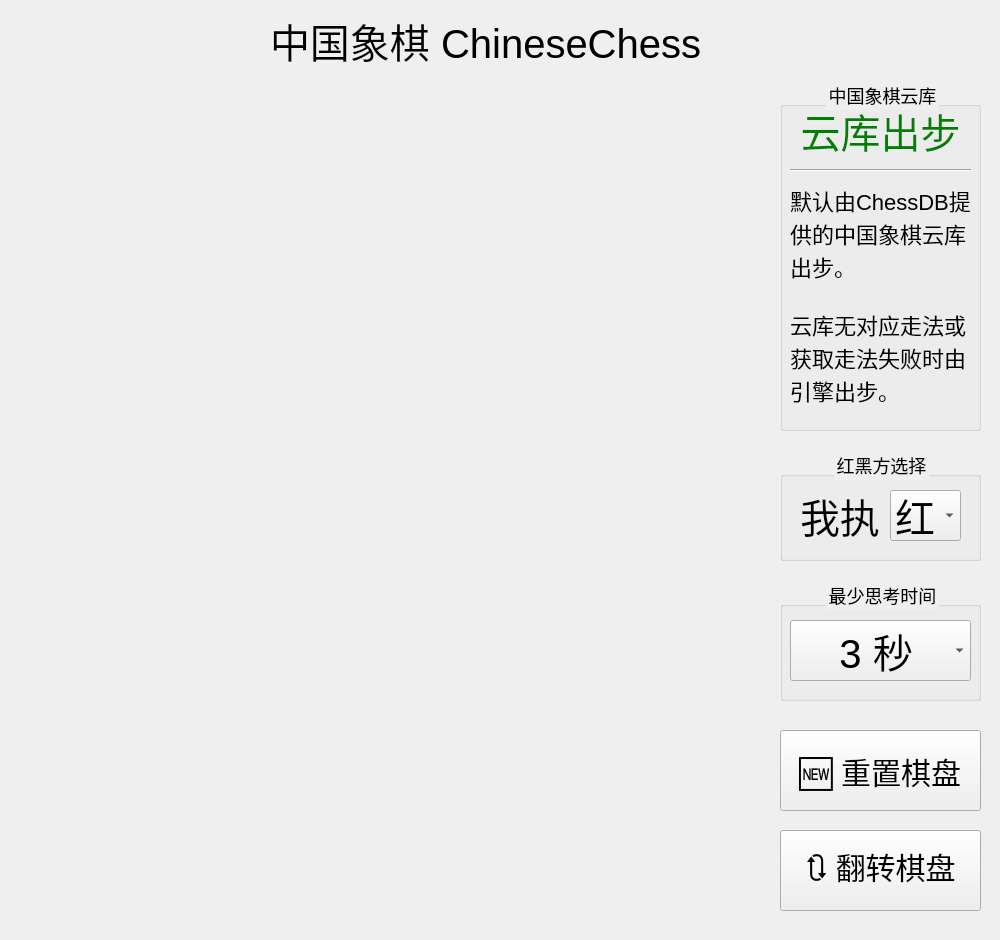
<?xml version="1.0" encoding="UTF-8"?>
<ui version="4.0">
 <class>Dialog</class>
 <widget class="QDialog" name="Dialog">
  <property name="enabled">
   <bool>true</bool>
  </property>
  <property name="geometry">
   <rect>
    <x>0</x>
    <y>0</y>
    <width>1000</width>
    <height>940</height>
   </rect>
  </property>
  <property name="font">
   <font>
    <family>Microsoft YaHei Light</family>
    <pointsize>-1</pointsize>
   </font>
  </property>
  <property name="windowTitle">
   <string>中国象棋</string>
  </property>
  <property name="styleSheet">
   <string notr="true">*{
   font-family:&quot;Microsoft YaHei Light&quot;;
   font-size:18px;
}</string>
  </property>
  <widget class="QFrame" name="frame">
   <property name="geometry">
    <rect>
     <x>10</x>
     <y>10</y>
     <width>980</width>
     <height>920</height>
    </rect>
   </property>
   <property name="font">
    <font>
     <family>Microsoft YaHei Light</family>
     <pointsize>-1</pointsize>
    </font>
   </property>
   <property name="focusPolicy">
    <enum>Qt::ClickFocus</enum>
   </property>
   <property name="styleSheet">
    <string notr="true">#frame{
    background-color: transparent;
    border-image: url(:/Images/bg.jpg);
    border-radius:6px;
    opacity:0.5;
}</string>
   </property>
   <property name="frameShape">
    <enum>QFrame::StyledPanel</enum>
   </property>
   <property name="frameShadow">
    <enum>QFrame::Raised</enum>
   </property>
   <widget class="QLabel" name="Icon">
    <property name="geometry">
     <rect>
      <x>0</x>
      <y>0</y>
      <width>70</width>
      <height>70</height>
     </rect>
    </property>
    <property name="styleSheet">
     <string notr="true">border-image: url(:ChessImage/ChessIcon.ico);</string>
    </property>
    <property name="text">
     <string/>
    </property>
   </widget>
   <widget class="QLabel" name="Title">
    <property name="geometry">
     <rect>
      <x>260</x>
      <y>0</y>
      <width>431</width>
      <height>61</height>
     </rect>
    </property>
    <property name="styleSheet">
     <string notr="true">font-size:40px</string>
    </property>
    <property name="text">
     <string>中国象棋 ChineseChess</string>
    </property>
   </widget>
   <widget class="QPushButton" name="MinButton">
    <property name="geometry">
     <rect>
      <x>887</x>
      <y>0</y>
      <width>48</width>
      <height>48</height>
     </rect>
    </property>
    <property name="sizePolicy">
     <sizepolicy hsizetype="Preferred" vsizetype="Preferred">
      <horstretch>0</horstretch>
      <verstretch>0</verstretch>
     </sizepolicy>
    </property>
    <property name="styleSheet">
     <string notr="true">#MinButton{
   border-image:url(:/Images/min.ico);
   border-radius:5px;
}
#MinButton:pressed{
   border-image:url(:/Images/min_press.bmp);
}</string>
    </property>
    <property name="text">
     <string/>
    </property>
   </widget>
   <widget class="QPushButton" name="CloseButton">
    <property name="geometry">
     <rect>
      <x>932</x>
      <y>0</y>
      <width>48</width>
      <height>48</height>
     </rect>
    </property>
    <property name="sizePolicy">
     <sizepolicy hsizetype="Preferred" vsizetype="Preferred">
      <horstretch>0</horstretch>
      <verstretch>0</verstretch>
     </sizepolicy>
    </property>
    <property name="baseSize">
     <size>
      <width>0</width>
      <height>0</height>
     </size>
    </property>
    <property name="styleSheet">
     <string notr="true">#CloseButton{
   border-image:url(:/Images/close.ico);
   border-radius:5px;
}

#CloseButton:pressed{
   border-image:url(:/Images/close_press.ico);
}</string>
    </property>
    <property name="text">
     <string/>
    </property>
    <property name="flat">
     <bool>false</bool>
    </property>
   </widget>
   <widget class="QLabel" name="ChessBoard">
    <property name="geometry">
     <rect>
      <x>20</x>
      <y>80</y>
      <width>741</width>
      <height>821</height>
     </rect>
    </property>
    <property name="styleSheet">
     <string notr="true">border-image: url(:/ChessImage/BOARD.BMP);</string>
    </property>
    <property name="text">
     <string/>
    </property>
   </widget>
   <widget class="QLabel" name="BlackChe1">
    <property name="geometry">
     <rect>
      <x>30</x>
      <y>90</y>
      <width>80</width>
      <height>80</height>
     </rect>
    </property>
    <property name="styleSheet">
     <string notr="true">border-image: url(:/ChessImage/br.ico);
color:transparent;</string>
    </property>
    <property name="text">
     <string>b</string>
    </property>
    <property name="textFormat">
     <enum>Qt::AutoText</enum>
    </property>
    <property name="scaledContents">
     <bool>false</bool>
    </property>
   </widget>
   <widget class="QLabel" name="BlackMa1">
    <property name="geometry">
     <rect>
      <x>110</x>
      <y>90</y>
      <width>80</width>
      <height>80</height>
     </rect>
    </property>
    <property name="styleSheet">
     <string notr="true">border-image: url(:/ChessImage/bn.ico);
color:transparent;</string>
    </property>
    <property name="text">
     <string>b</string>
    </property>
    <property name="textFormat">
     <enum>Qt::AutoText</enum>
    </property>
   </widget>
   <widget class="QLabel" name="BlackXiang1">
    <property name="geometry">
     <rect>
      <x>190</x>
      <y>90</y>
      <width>80</width>
      <height>80</height>
     </rect>
    </property>
    <property name="styleSheet">
     <string notr="true">border-image: url(:/ChessImage/bb.ico);
color:transparent;</string>
    </property>
    <property name="text">
     <string>b</string>
    </property>
    <property name="textFormat">
     <enum>Qt::AutoText</enum>
    </property>
   </widget>
   <widget class="QLabel" name="BlackShi1">
    <property name="geometry">
     <rect>
      <x>270</x>
      <y>90</y>
      <width>80</width>
      <height>80</height>
     </rect>
    </property>
    <property name="styleSheet">
     <string notr="true">border-image: url(:/ChessImage/ba.ico);
color:transparent;</string>
    </property>
    <property name="text">
     <string>b</string>
    </property>
    <property name="textFormat">
     <enum>Qt::AutoText</enum>
    </property>
   </widget>
   <widget class="QLabel" name="BlackJiang">
    <property name="geometry">
     <rect>
      <x>350</x>
      <y>90</y>
      <width>80</width>
      <height>80</height>
     </rect>
    </property>
    <property name="styleSheet">
     <string notr="true">border-image: url(:/ChessImage/bk.ico);
color:transparent;</string>
    </property>
    <property name="text">
     <string>b</string>
    </property>
    <property name="textFormat">
     <enum>Qt::AutoText</enum>
    </property>
   </widget>
   <widget class="QLabel" name="BlackShi2">
    <property name="geometry">
     <rect>
      <x>430</x>
      <y>90</y>
      <width>80</width>
      <height>80</height>
     </rect>
    </property>
    <property name="styleSheet">
     <string notr="true">border-image: url(:/ChessImage/ba.ico);
color:transparent;</string>
    </property>
    <property name="text">
     <string>b</string>
    </property>
    <property name="textFormat">
     <enum>Qt::AutoText</enum>
    </property>
   </widget>
   <widget class="QLabel" name="BlackXiang2">
    <property name="geometry">
     <rect>
      <x>510</x>
      <y>90</y>
      <width>80</width>
      <height>80</height>
     </rect>
    </property>
    <property name="styleSheet">
     <string notr="true">border-image: url(:/ChessImage/bb.ico);
color:transparent;</string>
    </property>
    <property name="text">
     <string>b</string>
    </property>
    <property name="textFormat">
     <enum>Qt::AutoText</enum>
    </property>
   </widget>
   <widget class="QLabel" name="BlackMa2">
    <property name="geometry">
     <rect>
      <x>590</x>
      <y>90</y>
      <width>80</width>
      <height>80</height>
     </rect>
    </property>
    <property name="styleSheet">
     <string notr="true">border-image: url(:/ChessImage/bn.ico);
color:transparent;</string>
    </property>
    <property name="text">
     <string>b</string>
    </property>
    <property name="textFormat">
     <enum>Qt::AutoText</enum>
    </property>
   </widget>
   <widget class="QLabel" name="BlackChe2">
    <property name="geometry">
     <rect>
      <x>670</x>
      <y>90</y>
      <width>80</width>
      <height>80</height>
     </rect>
    </property>
    <property name="styleSheet">
     <string notr="true">border-image: url(:/ChessImage/br.ico);
color:transparent;</string>
    </property>
    <property name="text">
     <string>b</string>
    </property>
    <property name="textFormat">
     <enum>Qt::AutoText</enum>
    </property>
   </widget>
   <widget class="QLabel" name="BlackPao1">
    <property name="geometry">
     <rect>
      <x>110</x>
      <y>250</y>
      <width>80</width>
      <height>80</height>
     </rect>
    </property>
    <property name="styleSheet">
     <string notr="true">border-image: url(:/ChessImage/bc.ico);
color:transparent;</string>
    </property>
    <property name="text">
     <string>b</string>
    </property>
   </widget>
   <widget class="QLabel" name="BlackPao2">
    <property name="geometry">
     <rect>
      <x>590</x>
      <y>250</y>
      <width>80</width>
      <height>80</height>
     </rect>
    </property>
    <property name="styleSheet">
     <string notr="true">border-image: url(:/ChessImage/bc.ico);
color:transparent;</string>
    </property>
    <property name="text">
     <string>b</string>
    </property>
   </widget>
   <widget class="QLabel" name="BlackBing1">
    <property name="geometry">
     <rect>
      <x>30</x>
      <y>330</y>
      <width>80</width>
      <height>80</height>
     </rect>
    </property>
    <property name="styleSheet">
     <string notr="true">border-image: url(:/ChessImage/bp.ico);
color:transparent;</string>
    </property>
    <property name="text">
     <string>b</string>
    </property>
   </widget>
   <widget class="QLabel" name="BlackBing2">
    <property name="geometry">
     <rect>
      <x>190</x>
      <y>330</y>
      <width>80</width>
      <height>80</height>
     </rect>
    </property>
    <property name="styleSheet">
     <string notr="true">border-image: url(:/ChessImage/bp.ico);
color:transparent;</string>
    </property>
    <property name="text">
     <string>b</string>
    </property>
   </widget>
   <widget class="QLabel" name="BlackBing3">
    <property name="geometry">
     <rect>
      <x>350</x>
      <y>330</y>
      <width>80</width>
      <height>80</height>
     </rect>
    </property>
    <property name="styleSheet">
     <string notr="true">border-image: url(:/ChessImage/bp.ico);
color:transparent;</string>
    </property>
    <property name="text">
     <string>b</string>
    </property>
   </widget>
   <widget class="QLabel" name="BlackBing4">
    <property name="geometry">
     <rect>
      <x>510</x>
      <y>330</y>
      <width>80</width>
      <height>80</height>
     </rect>
    </property>
    <property name="styleSheet">
     <string notr="true">border-image: url(:/ChessImage/bp.ico);
color:transparent;</string>
    </property>
    <property name="text">
     <string>b</string>
    </property>
   </widget>
   <widget class="QLabel" name="BlackBing5">
    <property name="geometry">
     <rect>
      <x>670</x>
      <y>330</y>
      <width>80</width>
      <height>80</height>
     </rect>
    </property>
    <property name="styleSheet">
     <string notr="true">border-image: url(:/ChessImage/bp.ico);
color:transparent;</string>
    </property>
    <property name="text">
     <string>b</string>
    </property>
   </widget>
   <widget class="QLabel" name="RedBing1">
    <property name="geometry">
     <rect>
      <x>30</x>
      <y>570</y>
      <width>80</width>
      <height>80</height>
     </rect>
    </property>
    <property name="styleSheet">
     <string notr="true">border-image: url(:/ChessImage/rp.ico);
color:transparent;</string>
    </property>
    <property name="text">
     <string>r</string>
    </property>
   </widget>
   <widget class="QLabel" name="RedBing2">
    <property name="geometry">
     <rect>
      <x>190</x>
      <y>570</y>
      <width>80</width>
      <height>80</height>
     </rect>
    </property>
    <property name="styleSheet">
     <string notr="true">border-image: url(:/ChessImage/rp.ico);
color:transparent;</string>
    </property>
    <property name="text">
     <string>r</string>
    </property>
   </widget>
   <widget class="QLabel" name="RedBing3">
    <property name="geometry">
     <rect>
      <x>350</x>
      <y>570</y>
      <width>80</width>
      <height>80</height>
     </rect>
    </property>
    <property name="styleSheet">
     <string notr="true">border-image: url(:/ChessImage/rp.ico);
color:transparent;</string>
    </property>
    <property name="text">
     <string>r</string>
    </property>
   </widget>
   <widget class="QLabel" name="RedBing4">
    <property name="geometry">
     <rect>
      <x>510</x>
      <y>570</y>
      <width>80</width>
      <height>80</height>
     </rect>
    </property>
    <property name="styleSheet">
     <string notr="true">border-image: url(:/ChessImage/rp.ico);
color:transparent;</string>
    </property>
    <property name="text">
     <string>r</string>
    </property>
   </widget>
   <widget class="QLabel" name="RedBing5">
    <property name="geometry">
     <rect>
      <x>670</x>
      <y>570</y>
      <width>80</width>
      <height>80</height>
     </rect>
    </property>
    <property name="styleSheet">
     <string notr="true">border-image: url(:/ChessImage/rp.ico);
color:transparent;</string>
    </property>
    <property name="text">
     <string>r</string>
    </property>
   </widget>
   <widget class="QLabel" name="RedPao1">
    <property name="geometry">
     <rect>
      <x>110</x>
      <y>650</y>
      <width>80</width>
      <height>80</height>
     </rect>
    </property>
    <property name="styleSheet">
     <string notr="true">border-image: url(:/ChessImage/rc.ico);
color:transparent;</string>
    </property>
    <property name="text">
     <string>r</string>
    </property>
   </widget>
   <widget class="QLabel" name="RedPao2">
    <property name="geometry">
     <rect>
      <x>590</x>
      <y>650</y>
      <width>80</width>
      <height>80</height>
     </rect>
    </property>
    <property name="styleSheet">
     <string notr="true">border-image: url(:/ChessImage/rc.ico);
color:transparent;</string>
    </property>
    <property name="text">
     <string>r</string>
    </property>
    <property name="textFormat">
     <enum>Qt::RichText</enum>
    </property>
   </widget>
   <widget class="QLabel" name="RedChe1">
    <property name="geometry">
     <rect>
      <x>30</x>
      <y>810</y>
      <width>80</width>
      <height>80</height>
     </rect>
    </property>
    <property name="styleSheet">
     <string notr="true">border-image: url(:/ChessImage/rr.ico);
color:transparent;</string>
    </property>
    <property name="text">
     <string>r</string>
    </property>
   </widget>
   <widget class="QLabel" name="RedXiang1">
    <property name="geometry">
     <rect>
      <x>190</x>
      <y>810</y>
      <width>80</width>
      <height>80</height>
     </rect>
    </property>
    <property name="styleSheet">
     <string notr="true">border-image: url(:/ChessImage/rb.ico);
color:transparent;</string>
    </property>
    <property name="text">
     <string>r</string>
    </property>
   </widget>
   <widget class="QLabel" name="RedMa1">
    <property name="geometry">
     <rect>
      <x>110</x>
      <y>810</y>
      <width>80</width>
      <height>80</height>
     </rect>
    </property>
    <property name="styleSheet">
     <string notr="true">border-image: url(:/ChessImage/rn.ico);
color:transparent;</string>
    </property>
    <property name="text">
     <string>r</string>
    </property>
   </widget>
   <widget class="QLabel" name="RedShi1">
    <property name="geometry">
     <rect>
      <x>270</x>
      <y>810</y>
      <width>80</width>
      <height>80</height>
     </rect>
    </property>
    <property name="styleSheet">
     <string notr="true">border-image: url(:/ChessImage/ra.ico);
color:transparent;</string>
    </property>
    <property name="text">
     <string>r</string>
    </property>
   </widget>
   <widget class="QLabel" name="RedJiang">
    <property name="geometry">
     <rect>
      <x>350</x>
      <y>810</y>
      <width>80</width>
      <height>80</height>
     </rect>
    </property>
    <property name="styleSheet">
     <string notr="true">border-image: url(:/ChessImage/rk.ico);
color:transparent;</string>
    </property>
    <property name="text">
     <string>r</string>
    </property>
   </widget>
   <widget class="QLabel" name="RedShi2">
    <property name="geometry">
     <rect>
      <x>430</x>
      <y>810</y>
      <width>80</width>
      <height>80</height>
     </rect>
    </property>
    <property name="styleSheet">
     <string notr="true">border-image: url(:/ChessImage/ra.ico);
color:transparent;</string>
    </property>
    <property name="text">
     <string>r</string>
    </property>
   </widget>
   <widget class="QLabel" name="RedXiang2">
    <property name="geometry">
     <rect>
      <x>510</x>
      <y>810</y>
      <width>80</width>
      <height>80</height>
     </rect>
    </property>
    <property name="styleSheet">
     <string notr="true">border-image: url(:/ChessImage/rb.ico);
color:transparent;</string>
    </property>
    <property name="text">
     <string>r</string>
    </property>
   </widget>
   <widget class="QLabel" name="RedChe2">
    <property name="geometry">
     <rect>
      <x>670</x>
      <y>810</y>
      <width>80</width>
      <height>80</height>
     </rect>
    </property>
    <property name="styleSheet">
     <string notr="true">border-image: url(:/ChessImage/rr.ico);
color:transparent;</string>
    </property>
    <property name="text">
     <string>r</string>
    </property>
   </widget>
   <widget class="QLabel" name="RedMa2">
    <property name="geometry">
     <rect>
      <x>590</x>
      <y>810</y>
      <width>80</width>
      <height>80</height>
     </rect>
    </property>
    <property name="styleSheet">
     <string notr="true">border-image: url(:/ChessImage/rn.ico);
color:transparent;</string>
    </property>
    <property name="text">
     <string>r</string>
    </property>
   </widget>
   <widget class="QGroupBox" name="ComputerScoreBox">
    <property name="geometry">
     <rect>
      <x>770</x>
      <y>70</y>
      <width>201</width>
      <height>351</height>
     </rect>
    </property>
    <property name="layoutDirection">
     <enum>Qt::LeftToRight</enum>
    </property>
    <property name="styleSheet">
     <string notr="true"/>
    </property>
    <property name="title">
     <string>中国象棋云库</string>
    </property>
    <property name="alignment">
     <set>Qt::AlignCenter</set>
    </property>
    <widget class="QLabel" name="ComputerScore">
     <property name="geometry">
      <rect>
       <x>0</x>
       <y>20</y>
       <width>201</width>
       <height>61</height>
      </rect>
     </property>
     <property name="styleSheet">
      <string notr="true">font:40px;
color:green;</string>
     </property>
     <property name="text">
      <string>云库出步</string>
     </property>
     <property name="alignment">
      <set>Qt::AlignCenter</set>
     </property>
    </widget>
    <widget class="Line" name="line_2">
     <property name="geometry">
      <rect>
       <x>10</x>
       <y>80</y>
       <width>181</width>
       <height>21</height>
      </rect>
     </property>
     <property name="orientation">
      <enum>Qt::Horizontal</enum>
     </property>
    </widget>
    <widget class="QLabel" name="BookLabel">
     <property name="geometry">
      <rect>
       <x>10</x>
       <y>100</y>
       <width>181</width>
       <height>231</height>
      </rect>
     </property>
     <property name="styleSheet">
      <string notr="true">font:22px</string>
     </property>
     <property name="text">
      <string>默认由ChessDB提供的中国象棋云库出步。

云库无对应走法或获取走法失败时由引擎出步。</string>
     </property>
     <property name="alignment">
      <set>Qt::AlignLeading|Qt::AlignLeft|Qt::AlignVCenter</set>
     </property>
     <property name="wordWrap">
      <bool>true</bool>
     </property>
    </widget>
   </widget>
   <widget class="QGroupBox" name="SideSelectionBox">
    <property name="geometry">
     <rect>
      <x>770</x>
      <y>440</y>
      <width>201</width>
      <height>111</height>
     </rect>
    </property>
    <property name="title">
     <string>红黑方选择</string>
    </property>
    <property name="alignment">
     <set>Qt::AlignCenter</set>
    </property>
    <widget class="QComboBox" name="PlayerSide">
     <property name="geometry">
      <rect>
       <x>110</x>
       <y>40</y>
       <width>71</width>
       <height>51</height>
      </rect>
     </property>
     <property name="styleSheet">
      <string notr="true">font:40px</string>
     </property>
     <item>
      <property name="text">
       <string>红</string>
      </property>
     </item>
     <item>
      <property name="text">
       <string>黑</string>
      </property>
     </item>
    </widget>
    <widget class="QLabel" name="PlayerSideLabel">
     <property name="geometry">
      <rect>
       <x>20</x>
       <y>40</y>
       <width>81</width>
       <height>51</height>
      </rect>
     </property>
     <property name="styleSheet">
      <string notr="true">font:40px</string>
     </property>
     <property name="text">
      <string>我执</string>
     </property>
    </widget>
   </widget>
   <widget class="QPushButton" name="Reset">
    <property name="geometry">
     <rect>
      <x>770</x>
      <y>720</y>
      <width>201</width>
      <height>81</height>
     </rect>
    </property>
    <property name="styleSheet">
     <string notr="true">font:30px;</string>
    </property>
    <property name="text">
     <string>🆕 重置棋盘</string>
    </property>
   </widget>
   <widget class="QPushButton" name="Flip">
    <property name="geometry">
     <rect>
      <x>770</x>
      <y>820</y>
      <width>201</width>
      <height>81</height>
     </rect>
    </property>
    <property name="styleSheet">
     <string notr="true">font:30px;</string>
    </property>
    <property name="text">
     <string>🔃 翻转棋盘</string>
    </property>
   </widget>
   <widget class="QLabel" name="Mask1">
    <property name="geometry">
     <rect>
      <x>350</x>
      <y>450</y>
      <width>80</width>
      <height>80</height>
     </rect>
    </property>
    <property name="styleSheet">
     <string notr="true">border-image: url(:/ChessImage/mask2.png);
color:transparent;</string>
    </property>
    <property name="text">
     <string>b</string>
    </property>
   </widget>
   <widget class="QLabel" name="Mask2">
    <property name="geometry">
     <rect>
      <x>350</x>
      <y>450</y>
      <width>80</width>
      <height>80</height>
     </rect>
    </property>
    <property name="styleSheet">
     <string notr="true">border-image: url(:/ChessImage/mask.png);
color:transparent;</string>
    </property>
    <property name="text">
     <string>b</string>
    </property>
   </widget>
   <widget class="QLabel" name="Mask3">
    <property name="geometry">
     <rect>
      <x>350</x>
      <y>450</y>
      <width>80</width>
      <height>80</height>
     </rect>
    </property>
    <property name="styleSheet">
     <string notr="true">border-image: url(:/ChessImage/mask.png);
color:transparent;</string>
    </property>
    <property name="text">
     <string>b</string>
    </property>
   </widget>
   <widget class="QGroupBox" name="HardSelectionBox">
    <property name="geometry">
     <rect>
      <x>770</x>
      <y>570</y>
      <width>201</width>
      <height>121</height>
     </rect>
    </property>
    <property name="title">
     <string>最少思考时间</string>
    </property>
    <property name="alignment">
     <set>Qt::AlignCenter</set>
    </property>
    <widget class="QComboBox" name="ComputerHard">
     <property name="geometry">
      <rect>
       <x>10</x>
       <y>40</y>
       <width>181</width>
       <height>61</height>
      </rect>
     </property>
     <property name="styleSheet">
      <string notr="true">font:40px</string>
     </property>
     <item>
      <property name="text">
       <string>    3 秒</string>
      </property>
     </item>
     <item>
      <property name="text">
       <string>    6 秒</string>
      </property>
     </item>
     <item>
      <property name="text">
       <string>    9 秒</string>
      </property>
     </item>
    </widget>
   </widget>
   <zorder>Icon</zorder>
   <zorder>Title</zorder>
   <zorder>MinButton</zorder>
   <zorder>CloseButton</zorder>
   <zorder>ChessBoard</zorder>
   <zorder>BlackChe1</zorder>
   <zorder>BlackMa1</zorder>
   <zorder>BlackXiang1</zorder>
   <zorder>BlackShi1</zorder>
   <zorder>BlackJiang</zorder>
   <zorder>BlackShi2</zorder>
   <zorder>BlackXiang2</zorder>
   <zorder>BlackMa2</zorder>
   <zorder>BlackChe2</zorder>
   <zorder>BlackPao1</zorder>
   <zorder>BlackPao2</zorder>
   <zorder>BlackBing1</zorder>
   <zorder>BlackBing2</zorder>
   <zorder>BlackBing3</zorder>
   <zorder>BlackBing4</zorder>
   <zorder>BlackBing5</zorder>
   <zorder>RedBing1</zorder>
   <zorder>RedBing2</zorder>
   <zorder>RedBing3</zorder>
   <zorder>RedBing4</zorder>
   <zorder>RedBing5</zorder>
   <zorder>RedPao1</zorder>
   <zorder>RedPao2</zorder>
   <zorder>RedChe1</zorder>
   <zorder>RedXiang1</zorder>
   <zorder>RedMa1</zorder>
   <zorder>RedShi1</zorder>
   <zorder>RedJiang</zorder>
   <zorder>RedShi2</zorder>
   <zorder>RedXiang2</zorder>
   <zorder>RedChe2</zorder>
   <zorder>RedMa2</zorder>
   <zorder>ComputerScoreBox</zorder>
   <zorder>SideSelectionBox</zorder>
   <zorder>Flip</zorder>
   <zorder>Reset</zorder>
   <zorder>Mask1</zorder>
   <zorder>Mask2</zorder>
   <zorder>Mask3</zorder>
   <zorder>HardSelectionBox</zorder>
  </widget>
 </widget>
 <resources/>
 <connections/>
</ui>
